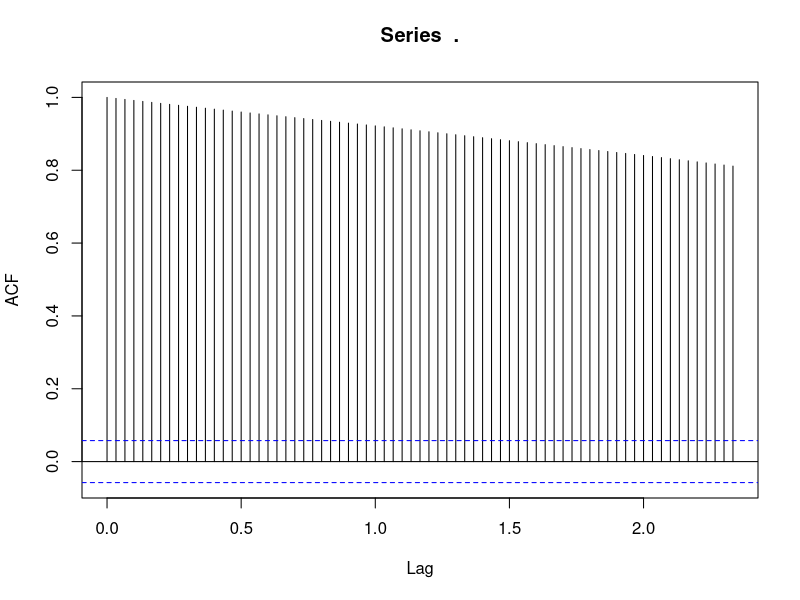
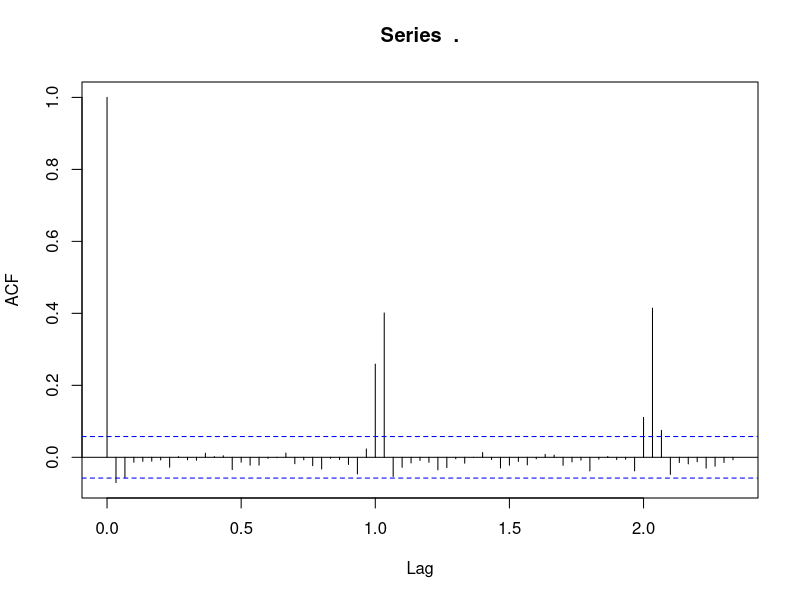
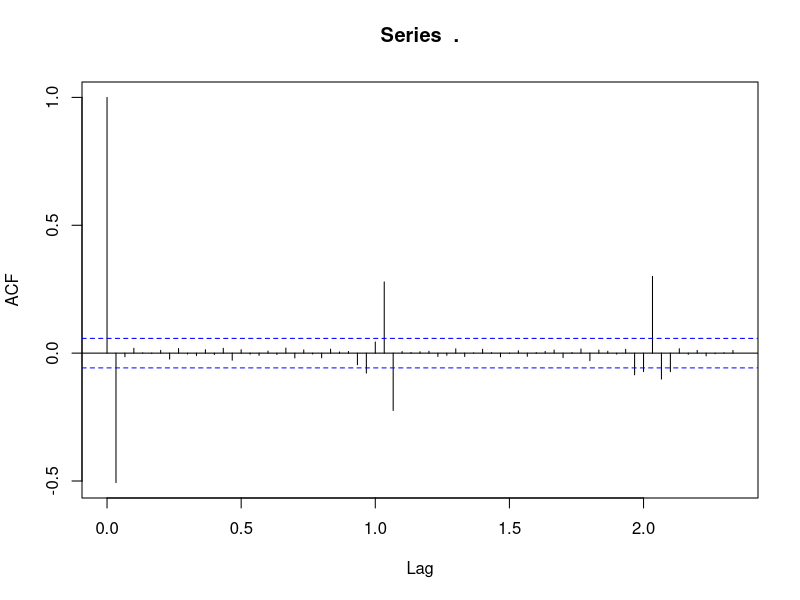
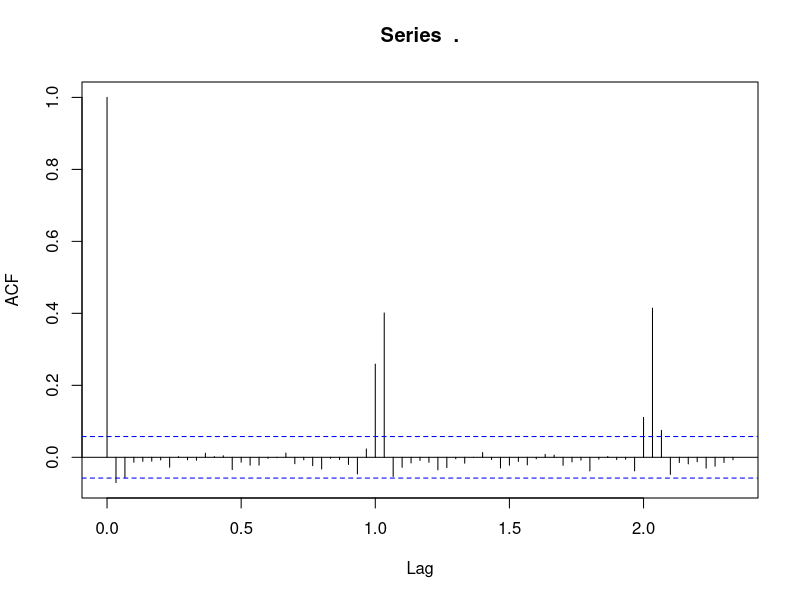
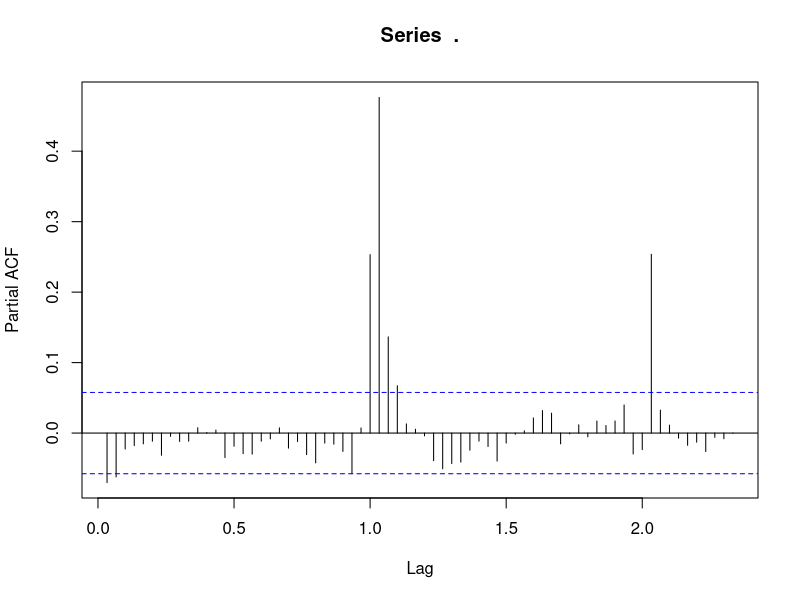
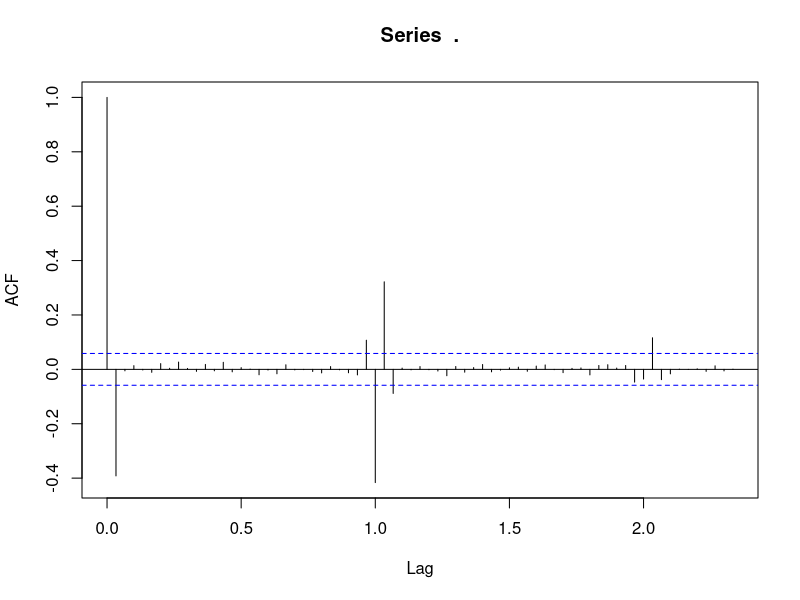
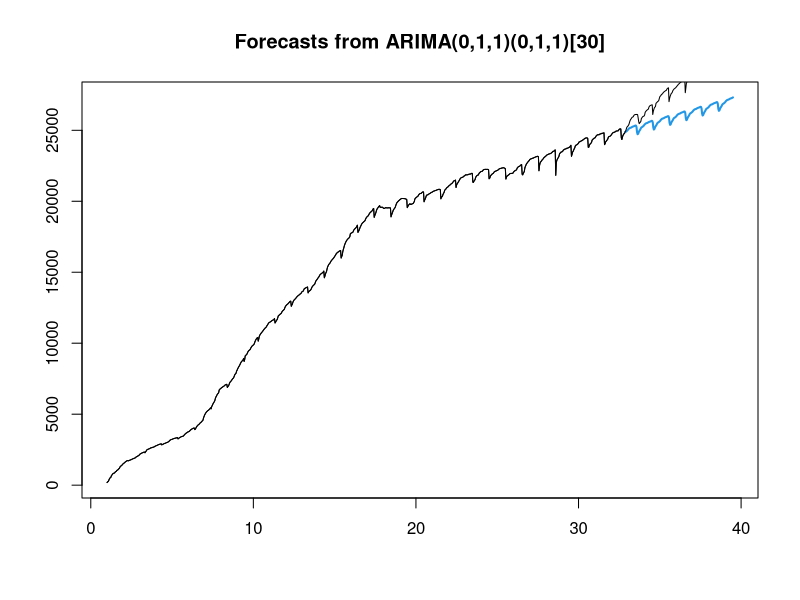
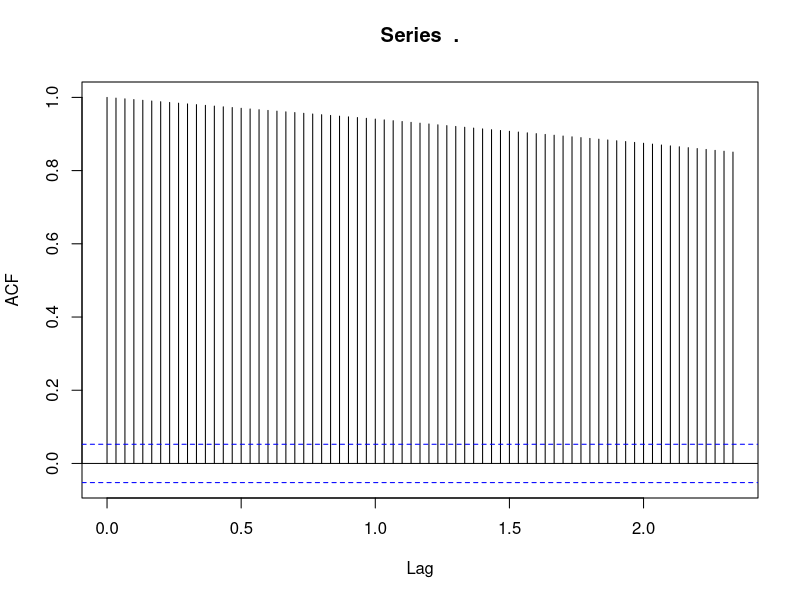

The R source for these figures, in order: (Note: this script raises an error after producing the figures.)
library(ggplot2)
library(forecast)
library(tseries)

setwd("~/Projects/Podcasts")
data <- read.csv('data_2019-07-29.csv')
data$date <- data$date %>% as.Date

freq <- 30

##################################################################
# Analyize each podcast time series to determine arima arguments #
##################################################################

##### chapo #####
ts <- data$chapo %>% na.omit %>% ts(frequency = freq)

# Test for stationarity
ts %>% adf.test(alternative = 'stationary') 

# Find level of differencing 
ts %>% acf(lag.max = 70)
ts %>% diff(differences = 1) %>% acf(lag.max = 70) # d=1
ts %>% diff(differences = 2) %>% acf(lag.max = 70)

# Set chosen differencing level, test again after differencing
diff <- 1

ts %>% diff(differences = diff) %>% adf.test(alternative = 'stationary')

# Plot Autocorrelation and Partial Autocorrelation to determine AR and MA terms
ts %>% diff(differences = diff) %>% acf(lag.max = 70) # slightly negative at lag 1, q=1, p=0
ts %>% diff(differences = diff) %>% pacf(lag.max = 70)

# All ts have monthly seasonal trend so D=1 is assumed. Plot ACF after seasonal differencing to determine SAR and SMA terms
ts %>% diff(differences = diff) %>% diff(differences = 1, lag = freq) %>% acf(lag.max = 70) # negative at seasonal lag, Q=1, P=0

# Test forecast on holdout set
days <- 200

train <- ts %>% window(end = (ts %>% length - days - 1)/freq + 1)
test <- ts %>% window(start = (ts %>% length - days)/freq + 1)

fcast   <- train %>% Arima(order = c(0, 1, 1), seasonal = c(0, 1, 1)) %>% forecast(h=days)
fcast.b <- train %>% Arima(order = c(0, 1, 1), seasonal = c(1, 1, 0)) %>% forecast(h=days)
fcast.c <- train %>% Arima(order = c(1, 1, 0), seasonal = c(1, 1, 0)) %>% forecast(h=days)

# Calculate RMSE
((test - fcast$mean)^2)   %>% mean %>% sqrt # 2084.918
((test - fcast.b$mean)^2) %>% mean %>% sqrt # 2189.211
((test - fcast.c$mean)^2) %>% mean %>% sqrt # 2246.897

# Plot forecast on holdout set
fcast %>% plot(PI=F)
ts %>% lines

##### lpotl #####
ts <- data$lpotl %>% na.omit %>% ts(frequency = freq)

# Test for stationarity
ts %>% adf.test(alternative = 'stationary') 

# Find level of differencing 
ts %>% acf(lag.max = 70)
ts %>% diff(differences = 1) %>% acf(lag.max = 70) # d=1
ts %>% diff(differences = 2) %>% acf(lag.max = 70)

# Set chosen differencing level, test again after differencing
diff <- 1

ts %>% diff(differences = diff) %>% adf.test(alternative = 'stationary')

# Plot Autocorrelation and Partial Autocorrelation to determine AR and MA terms
ts %>% diff(differences = diff) %>% acf(lag.max = 70) # slightly positive at lag 1, q=0, p=1
ts %>% diff(differences = diff) %>% pacf(lag.max = 70)

# All ts have monthly seasonal trend so D=1 is assumed. Plot ACF after seasonal differencing to determine SAR and SMA terms
ts %>% diff(differences = diff) %>% diff(differences = 1, lag = freq) %>% acf(lag.max = 70) # negative at seasonal lag, Q=1, P=0

# Test forecast on holdout set
days <- 300

train <- ts %>% window(end = (ts %>% length - days - 1)/freq + 1)
test <- ts %>% window(start = (ts %>% length - days)/freq + 1)

fcast   <- train %>% Arima(order = c(1, 1, 0), seasonal = c(0, 1, 1)) %>% forecast(h=days)
fcast.b <- train %>% Arima(order = c(0, 1, 1), seasonal = c(0, 1, 1)) %>% forecast(h=days)
fcast.c <- train %>% Arima(order = c(1, 1, 0), seasonal = c(1, 1, 0)) %>% forecast(h=days)

# Calculate RMSE
((test - fcast$mean)^2)   %>% mean %>% sqrt # 1139.321
((test - fcast.b$mean)^2) %>% mean %>% sqrt # 1177.701
((test - fcast.c$mean)^2) %>% mean %>% sqrt # 1649.689

# Plot forecast on holdout set
fcast.c %>% plot(PI=F)
ts %>% lines

##### seccap #####
ts <- data$seccap %>% na.omit %>% ts(frequency = freq)

# Test for stationarity
ts %>% adf.test(alternative = 'stationary') 

# Find level of differencing 
ts %>% acf(lag.max = 70)
ts %>% diff(differences = 1) %>% acf(lag.max = 70) # d=1
ts %>% diff(differences = 2) %>% acf(lag.max = 70)

# Set chosen differencing level, test again after differencing
diff <- 1

ts %>% diff(differences = diff) %>% adf.test(alternative = 'stationary')

# Plot Autocorrelation and Partial Autocorrelation to determine AR and MA terms
ts %>% diff(differences = diff) %>% acf(lag.max = 70) # very slightly negative at lag 1, consider either q=1 or q=0
ts %>% diff(differences = diff) %>% pacf(lag.max = 70) # vert little action on PCF. no "cutoff", will test model with AR=MA=0

# All ts have monthly seasonal trend so D=1 is assumed. Plot ACF after seasonal differencing to determine SAR and SMA terms
ts %>% diff(differences = diff) %>% diff(differences = 1, lag = freq) %>% acf(lag.max = 70) # negative at seasonal lag, Q=1, P=0

# Test forecast on holdout set
days <- 200

train <- ts %>% window(end = (ts %>% length - days - 1)/freq + 1)
test <- ts %>% window(start = (ts %>% length - days)/freq + 1)

fcast   <- train %>% Arima(order = c(0, 1, 0), seasonal = c(0, 1, 1)) %>% forecast(h=days)
fcast.b <- train %>% Arima(order = c(0, 1, 1), seasonal = c(0, 1, 1)) %>% forecast(h=days)
fcast.c <- train %>% Arima(order = c(0, 1, 0), seasonal = c(1, 1, 0)) %>% forecast(h=days)

# Calculate RMSE
((test - fcast$mean)^2)   %>% mean %>% sqrt # 310.9942
((test - fcast.b$mean)^2) %>% mean %>% sqrt # 327.5197
((test - fcast.c$mean)^2) %>% mean %>% sqrt # 477.4125

# Plot forecast on holdout set
fcast %>% plot(PI=F)
ts %>% lines

##### tco #####
ts <- data$tco %>% na.omit %>% ts(frequency = freq)

# Test for stationarity
ts %>% adf.test(alternative = 'stationary') 

# Find level of differencing 
ts %>% acf(lag.max = 70)
ts %>% diff(differences = 1) %>% acf(lag.max = 70) # d=1
ts %>% diff(differences = 2) %>% acf(lag.max = 70)

# Set chosen differencing level, test again after differencing
diff <- 1

ts %>% diff(differences = diff) %>% adf.test(alternative = 'stationary')

# Plot Autocorrelation and Partial Autocorrelation to determine AR and MA terms
ts %>% diff(differences = diff) %>% acf(lag.max = 70) # slightly positive at lag 1, q=0, p=1
ts %>% diff(differences = diff) %>% pacf(lag.max = 70) 

# All ts have monthly seasonal trend so D=1 is assumed. Plot ACF after seasonal differencing to determine SAR and SMA terms
ts %>% diff(differences = diff) %>% diff(differences = 1, lag = freq) %>% acf(lag.max = 70) # negative at seasonal lag, Q=1, P=0

# Test forecast on holdout set
days <- 200

train <- ts %>% window(end = (ts %>% length - days - 1)/freq + 1)
test <- ts %>% window(start = (ts %>% length - days)/freq + 1)

fcast   <- train %>% Arima(order = c(1, 1, 0), seasonal = c(0, 1, 1)) %>% forecast(h=days)
fcast.b <- train %>% Arima(order = c(0, 1, 1), seasonal = c(0, 1, 1)) %>% forecast(h=days)
fcast.c <- train %>% Arima(order = c(1, 1, 0), seasonal = c(1, 1, 0)) %>% forecast(h=days)

# Calculate RMSE
((test - fcast$mean)^2)   %>% mean %>% sqrt # 1577.489
((test - fcast.b$mean)^2) %>% mean %>% sqrt # 1575.642
((test - fcast.c$mean)^2) %>% mean %>% sqrt # 1654.743

# Plot forecast on holdout set
fcast %>% plot(PI=F)
ts %>% lines

##### tcb #####
ts <- data$tcb %>% na.omit %>% ts(frequency = freq)

# Test for stationarity
ts %>% adf.test(alternative = 'stationary') 

# Find level of differencing 
ts %>% acf(lag.max = 70)
ts %>% diff(differences = 1) %>% acf(lag.max = 70) # d=1
ts %>% diff(differences = 2) %>% acf(lag.max = 70)

# Set chosen differencing level, test again after differencing
diff <- 1

ts %>% diff(differences = diff) %>% adf.test(alternative = 'stationary')

# Plot Autocorrelation and Partial Autocorrelation to determine AR and MA terms
ts %>% diff(differences = diff) %>% acf(lag.max = 70) # negative at lag 1, q=1, p=0
ts %>% diff(differences = diff) %>% pacf(lag.max = 70) 

# All ts have monthly seasonal trend so D=1 is assumed. Plot ACF after seasonal differencing to determine SAR and SMA terms
ts %>% diff(differences = diff) %>% diff(differences = 1, lag = freq) %>% acf(lag.max = 70) # negative at seasonal lag, Q=1, P=0

# Test forecast on holdout set
days <- 200

train <- ts %>% window(end = (ts %>% length - days - 1)/freq + 1)
test <- ts %>% window(start = (ts %>% length - days)/freq + 1)

fcast   <- train %>% Arima(order = c(0, 1, 1), seasonal = c(0, 1, 1)) %>% forecast(h=days)
fcast.b <- train %>% Arima(order = c(1, 1, 0), seasonal = c(0, 1, 1)) %>% forecast(h=days)
fcast.c <- train %>% Arima(order = c(0, 1, 1), seasonal = c(1, 1, 0)) %>% forecast(h=days)

# Calculate RMSE
((test - fcast$mean)^2)   %>% mean %>% sqrt # 252.6302
((test - fcast.b$mean)^2) %>% mean %>% sqrt # 262.5422
((test - fcast.c$mean)^2) %>% mean %>% sqrt # 224.2995 # this is the lowest RMSE, but because it is close I will stay with the params from the ACF

# Plot forecast on holdout set
fcast %>% plot(PI=F)
ts %>% lines

##### tmg #####
ts <- data$tmg %>% na.omit %>% ts(frequency = freq)

# Test for stationarity
ts %>% adf.test(alternative = 'stationary') 

# Find level of differencing 
ts %>% acf(lag.max = 70)
ts %>% diff(differences = 1) %>% acf(lag.max = 70) # d=1
ts %>% diff(differences = 2) %>% acf(lag.max = 70)

# Set chosen differencing level, test again after differencing
diff <- 1

ts %>% diff(differences = diff) %>% adf.test(alternative = 'stationary')

# Plot Autocorrelation and Partial Autocorrelation to determine AR and MA terms
ts %>% diff(differences = diff) %>% acf(lag.max = 70) # very slightly positive at lag 1, q=0, p=1, will also test AR=MA=1 and AR=MA=0
ts %>% diff(differences = diff) %>% pacf(lag.max = 70) 

# All ts have monthly seasonal trend so D=1 is assumed. Plot ACF after seasonal differencing to determine SAR and SMA terms
ts %>% diff(differences = diff) %>% diff(differences = 1, lag = freq) %>% acf(lag.max = 70) # negative at seasonal lag, Q=1, P=0

# Test forecast on holdout set
days <- 200

train <- ts %>% window(end = (ts %>% length - days - 1)/freq + 1)
test <- ts %>% window(start = (ts %>% length - days)/freq + 1)

fcast   <- train %>% Arima(order = c(1, 1, 0), seasonal = c(0, 1, 1)) %>% forecast(h=days)
fcast.b <- train %>% Arima(order = c(0, 1, 0), seasonal = c(0, 1, 1)) %>% forecast(h=days)
fcast.c <- train %>% Arima(order = c(1, 1, 1), seasonal = c(0, 1, 1)) %>% forecast(h=days)

# Calculate RMSE
((test - fcast$mean)^2)   %>% mean %>% sqrt # 1252.668
((test - fcast.b$mean)^2) %>% mean %>% sqrt # 1246.933
((test - fcast.c$mean)^2) %>% mean %>% sqrt # 1232.527 # will use this one

# Plot forecast on holdout set
fcast.c %>% plot(PI=F)
ts %>% lines

##### naddp #####
ts <- data$naddp %>% na.omit %>% ts(frequency = freq)

# Test for stationarity
ts %>% adf.test(alternative = 'stationary') 

# Find level of differencing 
ts %>% acf(lag.max = 70)
ts %>% diff(differences = 1) %>% acf(lag.max = 70) # d=1
ts %>% diff(differences = 2) %>% acf(lag.max = 70)

# Set chosen differencing level, test again after differencing
diff <- 1

ts %>% diff(differences = diff) %>% adf.test(alternative = 'stationary')

# Plot Autocorrelation and Partial Autocorrelation to determine AR and MA terms
ts %>% diff(differences = diff) %>% acf(lag.max = 70) # very slightly positive at lag 1, q=0, p=1, will also test AR=MA=1 and AR=MA=0
ts %>% diff(differences = diff) %>% pacf(lag.max = 70) 

# All ts have monthly seasonal trend so D=1 is assumed. Plot ACF after seasonal differencing to determine SAR and SMA terms
ts %>% diff(differences = diff) %>% diff(differences = 1, lag = freq) %>% acf(lag.max = 70) # negative at seasonal lag, Q=1, P=0

# Test forecast on holdout set
days <- 200

train <- ts %>% window(end = (ts %>% length - days - 1)/freq + 1)
test <- ts %>% window(start = (ts %>% length - days)/freq + 1)

fcast   <- train %>% Arima(order = c(1, 1, 0), seasonal = c(0, 1, 1)) %>% forecast(h=days)
fcast.b <- train %>% Arima(order = c(0, 1, 0), seasonal = c(0, 1, 1)) %>% forecast(h=days)
fcast.c <- train %>% Arima(order = c(1, 1, 1), seasonal = c(0, 1, 1)) %>% forecast(h=days)

# Calculate RMSE
((test - fcast$mean)^2)   %>% mean %>% sqrt # 260.5205
((test - fcast.b$mean)^2) %>% mean %>% sqrt # 294.392
((test - fcast.c$mean)^2) %>% mean %>% sqrt # 232.941 # will use this one

# Plot forecast on holdout set
fcast %>% plot(PI=F)
ts %>% lines

##### dough #####
ts <- data$dough %>% na.omit %>% ts(frequency = freq)

# Test for stationarity
ts %>% adf.test(alternative = 'stationary') 

# Find level of differencing 
ts %>% acf(lag.max = 70)
ts %>% diff(differences = 1) %>% acf(lag.max = 70) # d=1
ts %>% diff(differences = 2) %>% acf(lag.max = 70)

# Set chosen differencing level, test again after differencing
diff <- 1

ts %>% diff(differences = diff) %>% adf.test(alternative = 'stationary')

# Plot Autocorrelation and Partial Autocorrelation to determine AR and MA terms
ts %>% diff(differences = diff) %>% acf(lag.max = 70) # slightly positive at lag 1, q=0 p=1, will also test AR=MA=1 and AR=MA=0
ts %>% diff(differences = diff) %>% pacf(lag.max = 70) 

# All ts have monthly seasonal trend so D=1 is assumed. Plot ACF after seasonal differencing to determine SAR and SMA terms
ts %>% diff(differences = diff) %>% diff(differences = 1, lag = freq) %>% acf(lag.max = 70) # negative at seasonal lag, Q=1, P=0

# Test forecast on holdout set
days <- 200

train <- ts %>% window(end = (ts %>% length - days - 1)/freq + 1)
test <- ts %>% window(start = (ts %>% length - days)/freq + 1)

fcast   <- train %>% Arima(order = c(1, 1, 0), seasonal = c(0, 1, 1)) %>% forecast(h=days)
fcast.b <- train %>% Arima(order = c(0, 1, 0), seasonal = c(0, 1, 1)) %>% forecast(h=days)
fcast.c <- train %>% Arima(order = c(1, 1, 1), seasonal = c(0, 1, 1)) %>% forecast(h=days)

# Calculate RMSE
((test - fcast$mean)^2)   %>% mean %>% sqrt # 99.40896
((test - fcast.b$mean)^2) %>% mean %>% sqrt # 76.66148 # will use this one
((test - fcast.c$mean)^2) %>% mean %>% sqrt # 886.5453

# Plot forecast on holdout set
fcast %>% plot(PI=F)
ts %>% lines

##### msw #####
ts <- data$msw %>% na.omit %>% ts(frequency = freq)

# Test for stationarity
ts %>% adf.test(alternative = 'stationary') 

# Find level of differencing 
ts %>% acf(lag.max = 70)
ts %>% diff(differences = 1) %>% acf(lag.max = 70) # too much autocorrelation, will need d=2
ts %>% diff(differences = 2) %>% acf(lag.max = 70) # d=2

# Set chosen differencing level, test again after differencing
diff <- 2

ts %>% diff(differences = diff) %>% adf.test(alternative = 'stationary')

# Plot Autocorrelation and Partial Autocorrelation to determine AR and MA terms
ts %>% diff(differences = diff) %>% acf(lag.max = 70) # negative at lag 1, q=1 p=0
ts %>% diff(differences = diff) %>% pacf(lag.max = 70) 

# All ts have monthly seasonal trend so D=1 is assumed. Plot ACF after seasonal differencing to determine SAR and SMA terms
ts %>% diff(differences = diff) %>% diff(differences = 1, lag = freq) %>% acf(lag.max = 70) # negative at seasonal lag, Q=1, P=0

# Test forecast on holdout set
days <- 200

train <- ts %>% window(end = (ts %>% length - days - 1)/freq + 1)
test <- ts %>% window(start = (ts %>% length - days)/freq + 1)

fcast   <- train %>% Arima(order = c(0, 2, 1), seasonal = c(0, 1, 1)) %>% forecast(h=days)
fcast.b <- train %>% Arima(order = c(1, 2, 1), seasonal = c(0, 1, 1)) %>% forecast(h=days)
fcast.c <- train %>% Arima(order = c(0, 2, 1), seasonal = c(1, 1, 0)) %>% forecast(h=days)

# Calculate RMSE
((test - fcast$mean)^2)   %>% mean %>% sqrt # 1742.065
((test - fcast.b$mean)^2) %>% mean %>% sqrt # 1847.149
((test - fcast.c$mean)^2) %>% mean %>% sqrt # 6069.821

# Plot forecast on holdout set
fcast.c %>% plot(PI=F)
ts %>% lines

##### tesd #####
ts <- data$tesd %>% na.omit %>% ts(frequency = freq)

# Test for stationarity
ts %>% adf.test(alternative = 'stationary') 

# Find level of differencing 
ts %>% acf(lag.max = 70)
ts %>% diff(differences = 1) %>% acf(lag.max = 70) # d=1
ts %>% diff(differences = 2) %>% acf(lag.max = 70) 

# Set chosen differencing level, test again after differencing
diff <- 1

ts %>% diff(differences = diff) %>% adf.test(alternative = 'stationary')

# Plot Autocorrelation and Partial Autocorrelation to determine AR and MA terms
ts %>% diff(differences = diff) %>% acf(lag.max = 70) # slightly positive at lag 1, q=0 p=1, will also consider AR=MA=1 and AR=MA=0
ts %>% diff(differences = diff) %>% pacf(lag.max = 70) 

# All ts have monthly seasonal trend so D=1 is assumed. Plot ACF after seasonal differencing to determine SAR and SMA terms
ts %>% diff(differences = diff) %>% diff(differences = 1, lag = freq) %>% acf(lag.max = 70) # negative at seasonal lag, Q=1, P=0

# Test forecast on holdout set
days <- 200

train <- ts %>% window(end = (ts %>% length - days - 1)/freq + 1)
test <- ts %>% window(start = (ts %>% length - days)/freq + 1)

fcast   <- train %>% Arima(order = c(1, 1, 0), seasonal = c(0, 1, 1)) %>% forecast(h=days)
fcast.b <- train %>% Arima(order = c(0, 1, 0), seasonal = c(0, 1, 1)) %>% forecast(h=days)
fcast.c <- train %>% Arima(order = c(1, 1, 1), seasonal = c(0, 1, 1)) %>% forecast(h=days)

# Calculate RMSE
((test - fcast$mean)^2)   %>% mean %>% sqrt # 1212.932
((test - fcast.b$mean)^2) %>% mean %>% sqrt # 1304.691
((test - fcast.c$mean)^2) %>% mean %>% sqrt # 1213.309

# Plot forecast on holdout set
fcast %>% plot(PI=F)
ts %>% lines

# All of the forecasts are pretty bad, caused by a change in trend that starts right at the beginning of the test set
# I think a better training set should include the change in trend, so I'll shrink the holdout set to 100 days
days <- 100

train <- ts %>% window(end = (ts %>% length - days - 1)/freq + 1)
test <- ts %>% window(start = (ts %>% length - days)/freq + 1)

fcast   <- train %>% Arima(order = c(1, 1, 0), seasonal = c(0, 1, 1)) %>% forecast(h=days)
fcast.b <- train %>% Arima(order = c(0, 1, 0), seasonal = c(0, 1, 1)) %>% forecast(h=days)
fcast.c <- train %>% Arima(order = c(1, 1, 1), seasonal = c(0, 1, 1)) %>% forecast(h=days)

((test - fcast$mean)^2)   %>% mean %>% sqrt # 151.4409
((test - fcast.b$mean)^2) %>% mean %>% sqrt # 152.9747
((test - fcast.c$mean)^2) %>% mean %>% sqrt # 66.94237

# The 1,1,1 model creates a better forecast, so I will use those params
fcast %>% plot(PI=F)
ts %>% lines

##########################
# Forecast next 200 days #
##########################

days <- 200

# Create a column of dates to append forecast data to
forecast.data <- seq(data[nrow(data),]$date + 1, by = 1, length.out = days) %>% as.data.frame
colnames(forecast.data) <- 'date'

# Forecast 200 days out for each pod
chapo.f  <- data$chapo  %>% na.omit %>% ts(frequency = 30) %>% Arima(order = c(0, 1, 1), seasonal = c(0, 1, 1)) %>% forecast(h=days)
lpotl.f  <- data$lpotl  %>% na.omit %>% ts(frequency = 30) %>% Arima(order = c(1, 1, 0), seasonal = c(0, 1, 1)) %>% forecast(h=days) 
seccap.f <- data$seccap %>% na.omit %>% ts(frequency = 30) %>% Arima(order = c(0, 1, 0), seasonal = c(0, 1, 1)) %>% forecast(h=days)
tco.f    <- data$tco    %>% na.omit %>% ts(frequency = 30) %>% Arima(order = c(1, 1, 0), seasonal = c(0, 1, 1)) %>% forecast(h=days)
tcb.f    <- data$tcb    %>% na.omit %>% ts(frequency = 30) %>% Arima(order = c(0, 1, 1), seasonal = c(0, 1, 1)) %>% forecast(h=days)
tmg.f    <- data$tmg    %>% na.omit %>% ts(frequency = 30) %>% Arima(order = c(1, 1, 1), seasonal = c(0, 1, 1)) %>% forecast(h=days)
naddp.f  <- data$naddp  %>% na.omit %>% ts(frequency = 30) %>% Arima(order = c(1, 1, 1), seasonal = c(0, 1, 1)) %>% forecast(h=days)
dough.f  <- data$dough  %>% na.omit %>% ts(frequency = 30) %>% Arima(order = c(0, 1, 0), seasonal = c(0, 1, 1)) %>% forecast(h=days)
msw.f    <- data$msw    %>% na.omit %>% ts(frequency = 30) %>% Arima(order = c(0, 2, 1), seasonal = c(0, 1, 1)) %>% forecast(h=days)
tesd.f   <- data$tesd   %>% na.omit %>% ts(frequency = 30) %>% Arima(order = c(1, 1, 1), seasonal = c(0, 1, 1)) %>% forecast(h=days)

# Add column for each forecast
forecast.data$chapo  <- chapo.f$mean
forecast.data$lpotl  <- lpotl.f$mean
forecast.data$seccap <- seccap.f$mean
forecast.data$tco    <- tco.f$mean
forecast.data$tcb    <- tcb.f$mean
forecast.data$tmg    <- tmg.f$mean
forecast.data$naddp  <- naddp.f$mean
forecast.data$dough  <- dough.f$mean
forecast.data$msw    <- msw.f$mean
forecast.data$tesd   <- tesd.f$mean

# Bind the forecast data at the end of the original data
df <- data[c("date", "chapo", "lpotl",  "seccap", "tco", "tcb", "tmg", "naddp", "dough", "msw", "tesd")] %>% rbind(forecast.data)

#########################
# Main plot - all lines #
#########################

cols <- c("chapo"='steelblue1', "lpotl"='tomato',  "seccap"='black', "tco"='violetred1', "tcb"='darkgreen', "tmg"='royalblue4',
          "naddp"='saddlebrown', "dough"='orange', "msw"='rosybrown1', "tesd"='limegreen')

# Plots original line for each podcast, as well as the new forecasted line
ggplot() +
  geom_line(data = df[1:nrow(data),], aes(x = date, y = chapo , color='chapo'), size=1) +
  geom_line(data = df[1:nrow(data),], aes(x = date, y = lpotl , color='lpotl'), size=1) +
  geom_line(data = df[1:nrow(data),], aes(x = date, y = seccap, color='seccap'), size=1) +
  geom_line(data = df[1:nrow(data),], aes(x = date, y = tco   , color='tco'), size=1) +
  geom_line(data = df[1:nrow(data),], aes(x = date, y = tcb   , color='tcb'), size=1) +
  geom_line(data = df[1:nrow(data),], aes(x = date, y = tmg   , color='tmg'), size=1) +
  geom_line(data = df[1:nrow(data),], aes(x = date, y = naddp , color='naddp'), size=1) +
  geom_line(data = df[1:nrow(data),], aes(x = date, y = dough , color='dough'), size=1) +
  geom_line(data = df[1:nrow(data),], aes(x = date, y = msw   , color='msw'), size=1) +
  geom_line(data = df[1:nrow(data),], aes(x = date, y = tesd  , color='tesd'), size=1) +
  geom_line(data = df[nrow(data)+1:nrow(df),], aes(x = date, y = chapo , group=1, color='chapo'), alpha=.4) +
  geom_line(data = df[nrow(data)+1:nrow(df),], aes(x = date, y = lpotl , group=1, color='lpotl'), alpha=.4) +
  geom_line(data = df[nrow(data)+1:nrow(df),], aes(x = date, y = seccap, group=1, color='seccap'), alpha=.4) +
  geom_line(data = df[nrow(data)+1:nrow(df),], aes(x = date, y = tco   , group=1, color='tco'), alpha=.4) +
  geom_line(data = df[nrow(data)+1:nrow(df),], aes(x = date, y = tcb   , group=1, color='tcb'), alpha=.4) +
  geom_line(data = df[nrow(data)+1:nrow(df),], aes(x = date, y = tmg   , group=1, color='tmg'), alpha=.4) +
  geom_line(data = df[nrow(data)+1:nrow(df),], aes(x = date, y = naddp , group=1, color='naddp'), alpha=.4) +
  geom_line(data = df[nrow(data)+1:nrow(df),], aes(x = date, y = dough , group=1, color='dough'), alpha=.4) +
  geom_line(data = df[nrow(data)+1:nrow(df),], aes(x = date, y = msw   , group=1, color='msw'), alpha=.4) +
  geom_line(data = df[nrow(data)+1:nrow(df),], aes(x = date, y = tesd  , group=1, color='tesd'), alpha=.4) +
  scale_color_manual(values = cols) +
  theme_minimal() +
  labs(title = "Podcast Subscribers Over Time", y = "Patreon Subscribers", x = '', color='') 

####################
# Individual Plots #
####################

# Plots original line for each podcast, along with new forecasted line, as well as the 95% and 85% confidence intervals

# CHAPO
ggplot() +
  geom_line(data = df[1:nrow(data),], aes(x = date, y = chapo), size=1) +
  geom_ribbon(data = chapo.f %>% as.data.frame %>% cbind(forecast.data$date),
              aes(ymin = `Lo 95`, ymax=`Hi 95`, x=`forecast.data$date`), fill='gray91') +
  geom_ribbon(data = chapo.f %>% as.data.frame %>% cbind(forecast.data$date),
              aes(ymin = `Lo 80`, ymax=`Hi 80`, x=`forecast.data$date`), fill='gray82') +
  geom_line(data = chapo.f %>% as.data.frame %>% cbind(forecast.data$date),
            aes(x = `forecast.data$date`, y = `Point Forecast`) , color='steelblue1', size=1)+ 
  labs(title = "Chapo Trap House", y = "Patreon Subscribers", x = "") + 
  theme_minimal()

# LPOTL
ggplot() +
  geom_line(data = df[1:nrow(data),], aes(x = date, y = lpotl), size=1) +
  geom_ribbon(data = lpotl.f %>% as.data.frame %>% cbind(forecast.data$date),
              aes(ymin = `Lo 95`, ymax=`Hi 95`, x = `forecast.data$date`), fill='gray91') +
  geom_ribbon(data = lpotl.f %>% as.data.frame %>% cbind(forecast.data$date),
              aes(ymin = `Lo 80`, ymax=`Hi 80`, x = `forecast.data$date`), fill='gray82') +
  geom_line(data = lpotl.f %>% as.data.frame %>% cbind(forecast.data$date),
            aes(x = `forecast.data$date`, y = `Point Forecast`) , color='tomato', size=1) + 
  labs(title = "Last Podcast On The Left", y = "Patreon Subscribers", x = '') +
  theme_minimal()

# SECCAP
ggplot() +
  geom_line(data = df[1:nrow(data),], aes(x = date, y = seccap), size=1) +
  geom_ribbon(data = seccap.f %>% as.data.frame %>% cbind(forecast.data$date),
              aes(ymin = `Lo 95`, ymax=`Hi 95`, x = `forecast.data$date`), fill='gray91') +
  geom_ribbon(data = seccap.f %>% as.data.frame %>% cbind(forecast.data$date),
              aes(ymin = `Lo 80`, ymax=`Hi 80`, x = `forecast.data$date`), fill='gray82') +
  geom_line(data = seccap.f %>% as.data.frame %>% cbind(forecast.data$date),
            aes(x = `forecast.data$date`, y = `Point Forecast`) , color='gray42', size=1) + 
  labs(title = "Second Captains", y = "Patreon Subscribers", x = '') +
  theme_minimal()

# TCO
ggplot() +
  geom_line(data = df[1:nrow(data),], aes(x = date, y = tco), size=1) +
  geom_ribbon(data = tco.f %>% as.data.frame %>% cbind(forecast.data$date),
              aes(ymin = `Lo 95`, ymax=`Hi 95`, x = `forecast.data$date`), fill='gray91') +
  geom_ribbon(data = tco.f %>% as.data.frame %>% cbind(forecast.data$date),
              aes(ymin = `Lo 80`, ymax=`Hi 80`, x = `forecast.data$date`), fill='gray82') +
  geom_line(data = tco.f %>% as.data.frame %>% cbind(forecast.data$date),
            aes(x = `forecast.data$date`, y = `Point Forecast`) , color='violetred1', size=1) + 
  labs(title = "True Crime Obsessed", y = "Patreon Subscribers", x = '') +
  theme_minimal()

# TCB
ggplot() +
  geom_line(data = df[1:nrow(data),], aes(x = date, y = tcb), size=1) +
  geom_ribbon(data = tcb.f %>% as.data.frame %>% cbind(forecast.data$date),
              aes(ymin = `Lo 95`, ymax=`Hi 95`, x = `forecast.data$date`), fill='gray91') +
  geom_ribbon(data = tcb.f %>% as.data.frame %>% cbind(forecast.data$date),
              aes(ymin = `Lo 80`, ymax=`Hi 80`, x = `forecast.data$date`), fill='gray82') +
  geom_line(data = tcb.f %>% as.data.frame %>% cbind(forecast.data$date),
            aes(x = `forecast.data$date`, y = `Point Forecast`) , color='darkgreen', size=1) + 
  labs(title = "The Cum Boys", y = "Patreon Subscribers", x = '') +
  theme_minimal()

# TMG
ggplot() +
  geom_line(data = df[1:nrow(data),], aes(x = date, y = tmg), size=1) +
  geom_ribbon(data = tmg.f %>% as.data.frame %>% cbind(forecast.data$date),
              aes(ymin = `Lo 95`, ymax=`Hi 95`, x = `forecast.data$date`), fill='gray91') +
  geom_ribbon(data = tmg.f %>% as.data.frame %>% cbind(forecast.data$date),
              aes(ymin = `Lo 80`, ymax=`Hi 80`, x = `forecast.data$date`), fill='gray82') +
  geom_line(data = tmg.f %>% as.data.frame %>% cbind(forecast.data$date),
            aes(x = `forecast.data$date`, y = `Point Forecast`) , color='royalblue4', size=1) + 
  labs(title = "Tiny Meat Gang", y = "Patreon Subscribers", x = '') +
  theme_minimal()

# NADDP
ggplot() +
  geom_line(data = df[1:nrow(data),], aes(x = date, y = naddp), size=1) +
  geom_ribbon(data = naddp.f %>% as.data.frame %>% cbind(forecast.data$date),
              aes(ymin = `Lo 95`, ymax=`Hi 95`, x = `forecast.data$date`), fill='gray91') +
  geom_ribbon(data = naddp.f %>% as.data.frame %>% cbind(forecast.data$date),
              aes(ymin = `Lo 80`, ymax=`Hi 80`, x = `forecast.data$date`), fill='gray82') +
  geom_line(data = naddp.f %>% as.data.frame %>% cbind(forecast.data$date),
            aes(x = `forecast.data$date`, y = `Point Forecast`) , color='saddlebrown', size=1) + 
  labs(title = "Not Another D&D Podcast", y = "Patreon Subscribers", x = '') +
  theme_minimal()

# DOUGH
ggplot() +
  geom_line(data = df[1:nrow(data),], aes(x = date, y = dough), size=1) +
  geom_ribbon(data = dough.f %>% as.data.frame %>% cbind(forecast.data$date),
              aes(ymin = `Lo 95`, ymax=`Hi 95`, x = `forecast.data$date`), fill='gray91') +
  geom_ribbon(data = dough.f %>% as.data.frame %>% cbind(forecast.data$date),
              aes(ymin = `Lo 80`, ymax=`Hi 80`, x = `forecast.data$date`), fill='gray82') +
  geom_line(data = dough.f %>% as.data.frame %>% cbind(forecast.data$date),
            aes(x = `forecast.data$date`, y = `Point Forecast`) , color='orange', size=1) + 
  labs(title = 'Doughboys', y = "Patreon Subscribers", x = '') +
  theme_minimal()

# MSW
ggplot() +
  geom_line(data = df[1:nrow(data),], aes(x = date, y = msw), size=1) +
  geom_ribbon(data = msw.f %>% as.data.frame %>% cbind(forecast.data$date),
              aes(ymin = `Lo 95`, ymax=`Hi 95`, x = `forecast.data$date`), fill='gray91') +
  geom_ribbon(data = msw.f %>% as.data.frame %>% cbind(forecast.data$date),
              aes(ymin = `Lo 80`, ymax=`Hi 80`, x = `forecast.data$date`), fill='gray82') +
  geom_line(data = msw.f %>% as.data.frame %>% cbind(forecast.data$date),
            aes(x = `forecast.data$date`, y = `Point Forecast`) , color='rosybrown2', size=1) + 
  labs(title = 'Mueller, She Wrote', y = "Patreon Subscribers", x = '') +
  coord_cartesian(ylim=c(0, 17000)) +
  theme_minimal()

# TESD
ggplot() +
  geom_line(data = df[1:nrow(data),], aes(x = date, y = tesd), size=1) +
  geom_ribbon(data = tesd.f %>% as.data.frame %>% cbind(forecast.data$date),
              aes(ymin = `Lo 95`, ymax=`Hi 95`, x = `forecast.data$date`), fill='gray91') +
  geom_ribbon(data = tesd.f %>% as.data.frame %>% cbind(forecast.data$date),
              aes(ymin = `Lo 80`, ymax=`Hi 80`, x = `forecast.data$date`), fill='gray82') +
  geom_line(data = tesd.f %>% as.data.frame %>% cbind(forecast.data$date),
            aes(x = `forecast.data$date`, y = `Point Forecast`) , color='limegreen', size=1) + 
  labs(title = 'Tell \'em Steve-Dave!', y = "Patreon Subscribers", x = '') +
  theme_minimal()
